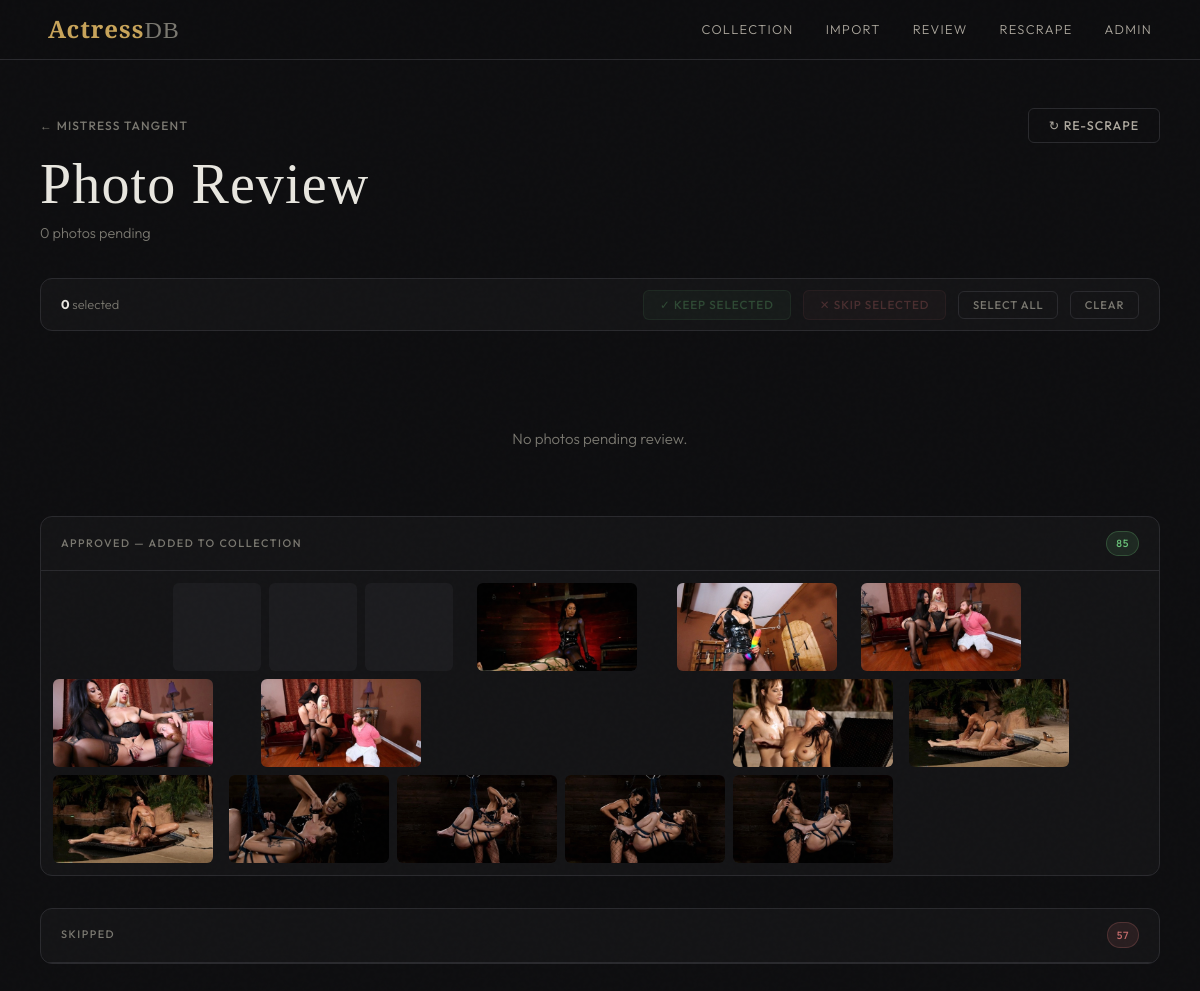
/actresses/13/photo-review/, run on the app's committed database.
### catalog/models.py (models this page shows, shortened)
class Actress(models.Model):
    name               = models.CharField(max_length=200)
    date_of_birth      = models.DateField(null=True, blank=True)
    years_active_start = models.PositiveSmallIntegerField(null=True, blank=True)
    years_active_end   = models.PositiveSmallIntegerField(null=True, blank=True)
    height_cm          = models.PositiveSmallIntegerField(null=True, blank=True)
    weight_kg          = models.PositiveSmallIntegerField(null=True, blank=True)
    birth_country      = models.CharField(max_length=100)
    nationality        = models.CharField(max_length=100, blank=True)
    official_website   = models.URLField(blank=True)
    notes              = models.TextField(blank=True)
    rating = models.PositiveSmallIntegerField(null=True, blank=True)
    onlyfans_url  = models.URLField(blank=True)
    twitter_url   = models.URLField(blank=True)
    instagram_url = models.URLField(blank=True)
    class Meta:
        ordering = ['name']

class StagedPhoto(models.Model):
    class Status(models.TextChoices):
        PENDING  = 'pending',  'Pending'
        APPROVED = 'approved', 'Approved'
        REJECTED = 'rejected', 'Rejected'
    actress         = models.ForeignKey(Actress, on_delete=models.CASCADE, related_name="staged_photos")
    local_file      = models.ImageField(upload_to="staged_photos/", null=True, blank=True)
    source_url_460  = models.URLField(max_length=500)
    source_url_1280 = models.URLField(max_length=500, blank=True)
    gallery_title   = models.CharField(max_length=300, blank=True)
    gallery_url     = models.URLField(max_length=500, blank=True)
    status          = models.CharField(max_length=10, choices=Status.choices, default=Status.PENDING)
    scraped_at      = models.DateTimeField(default=timezone.now)
    image_hash      = models.CharField(max_length=32, blank=True, db_index=True)
    is_duplicate    = models.BooleanField(default=False)
    class Meta:
        ordering = ['gallery_url', 'id']

### catalog/views.py (the view, shortened to what this page needs)
# urls.py: path('actresses/<int:actress_id>/photo-review/',       views.photo_review,              name='photo_review'),
def photo_review(request, actress_id):
    actress  = get_object_or_404(Actress, id=actress_id)
    pending  = actress.staged_photos.filter(status=StagedPhoto.Status.PENDING)
    approved = actress.staged_photos.filter(status=StagedPhoto.Status.APPROVED)
    rejected = actress.staged_photos.filter(status=StagedPhoto.Status.REJECTED)
    galleries = {}
    return render(request, "catalog/photo_review.html", {
        "actress":       actress,
        "galleries":     galleries.values(),
        "approved":      approved,
        "rejected":      rejected,
        "total_pending": pending.count(),
    })

### catalog/templates/catalog/photo_review.html (shortened to what this page needs)
{% extends 'catalog/index.html' %}
{% block content %}
<div class="review-header">
  <div>
    <a href="{% url 'actress_detail' actress.id %}"
       style="display:inline-flex;align-items:center;gap:.4rem;font-size:.75rem;font-weight:500;
              letter-spacing:.1em;text-transform:uppercase;color:var(--text-dim);margin-bottom:1rem;
              transition:color var(--transition);"
       onmouseover="this.style.color='var(--gold)'" onmouseout="this.style.color='var(--text-dim)'">
      ← {{ actress.name }}
    </a>
    <h1>Photo Review</h1>
    <p style="margin-top:.4rem;color:var(--text-dim);font-size:.9rem;">
      {{ total_pending }} photo{{ total_pending|pluralize }} pending
    </p>
  </div>
  <form method="post" action="{% url 'scrape_photos_for_actress' actress.id %}">
    <button type="submit" class="btn btn-ghost"
            onclick="return confirm('Replace all pending photos with a fresh scrape?')">
      ↻ Re-scrape
    </button>
  </form>
</div>
<div class="bulk-bar" id="bulkBar">
  <span class="bulk-count"><strong id="selCount">0</strong> selected</span>
  <button class="btn-bulk btn-bulk-keep" id="btnBulkKeep" disabled onclick="bulkAction('keep')">
    ✓ Keep selected
  </button>
  <button class="btn-bulk btn-bulk-skip" id="btnBulkSkip" disabled onclick="bulkAction('skip')">
    ✕ Skip selected
  </button>
  <button class="btn-sm-ghost" onclick="selectAll(true)">Select all</button>
  <button class="btn-sm-ghost" onclick="selectAll(false)">Clear</button>
</div>
{% if galleries %}
  {% for gallery in galleries %}
  <div class="gallery-section">
    <div class="gallery-header">
      <span class="gallery-title-text">{{ gallery.title }}</span>
      {% if gallery.url %}
        <a href="{{ gallery.url }}" target="_blank" rel="noopener" class="gallery-link">View ↗</a>
      {% endif %}
      <label class="gallery-select-label">
        <input type="checkbox" onchange="toggleGallery(this, '{{ gallery.url|escapejs }}')">
        Select gallery
      </label>
      <button class="btn-skip" style="padding:.3rem .75rem;font-size:.68rem;border-radius:var(--radius);flex-shrink:0;"
              onclick="skipGallery('{{ gallery.url|escapejs }}')">✕ Skip all</button>
      <button class="btn-sm-ghost" style="flex-shrink:0;color:var(--gold);border-color:var(--gold-dim);"
              onclick="getFullAlbum('{{ gallery.url|escapejs }}', '{{ gallery.title|escapejs }}', this)">
        ↓ Full album
      </button>
    </div>
    <div class="staged-photo-grid">
      {% for photo in gallery.photos %}
      <div class="staged-photo-item"
           id="sp-{{ photo.id }}"
           data-id="{{ photo.id }}"
           data-gallery="{{ gallery.url }}"
           data-approve-url="{% url 'approve_photo' photo.id %}"
           data-reject-url="{% url 'reject_photo' photo.id %}">
        <div class="cb-wrap">
          <input type="checkbox" data-id="{{ photo.id }}"
                 onchange="onCheck(this)" onclick="event.stopPropagation()">
        </div>
        {% if photo.local_file %}
        <img class="staged-photo-img"
             src="{{ photo.local_file.url }}"
             alt="{{ gallery.title }}"
             onclick="lbOpen({{ forloop.counter0 }}, '{{ gallery.url|escapejs }}')"
             loading="lazy">
        {% else %}
        <div style="width:200px;height:200px;display:flex;align-items:center;justify-content:center;color:var(--border);">?</div>
        {% endif %}
        {% if photo.is_duplicate %}
        <div style="position:absolute;top:.45rem;right:.45rem;z-index:3;
                    background:rgba(196,107,107,.85);color:#fff;
                    font-size:.58rem;font-weight:600;letter-spacing:.08em;text-transform:uppercase;
                    padding:.18rem .5rem;border-radius:999px;pointer-events:none;">
          Already in collection
        </div>
        {% endif %}
        <div class="photo-actions">
          <button class="btn-keep" onclick="doSingle('keep', {{ photo.id }})">✓ Keep</button>
          <button class="btn-skip" onclick="doSingle('skip', {{ photo.id }})">✕ Skip</button>
        </div>
      </div>
      {% endfor %}
    </div>
  </div>
  {% endfor %}
{% else %}
  <div class="empty-block"><p>No photos pending review.</p></div>
{% endif %}
{% if approved %}
<div class="summary-section">
  <div class="summary-header">
    <span class="summary-label">Approved — added to collection</span>
    <span class="badge badge-ok">{{ approved|length }}</span>
  </div>
  <div class="summary-strip">
    {% for photo in approved %}{% if photo.local_file %}
    <div class="summary-thumb"><img src="{{ photo.local_file.url }}" alt=""></div>
    {% endif %}{% endfor %}
  </div>
</div>
{% endif %}
{% if rejected %}
<div class="summary-section">
  <div class="summary-header">
    <span class="summary-label">Skipped</span>
    <span class="badge badge-no">{{ rejected|length }}</span>
  </div>
</div>
{% endif %}
{% endblock %}

### data on the page
Actress: name "MISTRESS TANGENT"
StagedPhoto: local_file (picture)
StagedPhoto: local_file (picture)
StagedPhoto: local_file (picture)
StagedPhoto: local_file (picture)
StagedPhoto: local_file (picture)
StagedPhoto: local_file (picture)
StagedPhoto: local_file (picture)
StagedPhoto: local_file (picture)
StagedPhoto: local_file (picture)
StagedPhoto: local_file (picture)
StagedPhoto: local_file (picture)
StagedPhoto: local_file (picture)
StagedPhoto: local_file (picture)
StagedPhoto: local_file (picture)
StagedPhoto: local_file (picture)

### other printed values
{{ total_pending }} "0"
{{ approved|length }} "85"
{{ rejected|length }} "57"
